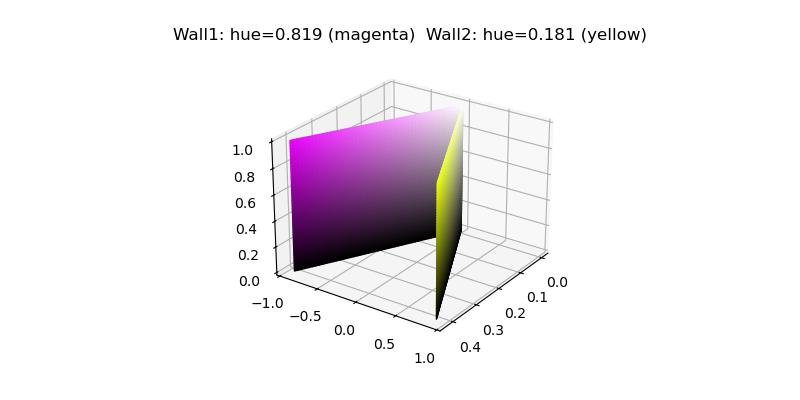

This figure's Python source:
"""Debug script to test wall rendering."""
import numpy as np
import matplotlib.pyplot as plt
from matplotlib.colors import hsv_to_rgb

n = 50
sat = np.linspace(0, 1, n)
value = np.linspace(0, 1, n)
sat_grid, value_grid = np.meshgrid(sat, value)

fig = plt.figure(figsize=(8, 4))
ax = fig.add_subplot(111, projection='3d')

# Wall 1: Magenta (hue=0.819) at angle -65 degrees
hue1 = 0.819
angle1 = np.radians(-65)
hsv1 = np.stack([np.full_like(sat_grid, hue1), sat_grid, value_grid], axis=-1)
colors1 = hsv_to_rgb(hsv1)
x1 = sat_grid * np.cos(angle1)
y1 = sat_grid * np.sin(angle1)
ax.plot_surface(x1, y1, value_grid, facecolors=colors1, shade=False)

# Wall 2: Yellow/orange (hue=0.181) at angle +65 degrees
hue2 = 0.181
angle2 = np.radians(65)
hsv2 = np.stack([np.full_like(sat_grid, hue2), sat_grid, value_grid], axis=-1)
colors2 = hsv_to_rgb(hsv2)
x2 = sat_grid * np.cos(angle2)
y2 = sat_grid * np.sin(angle2)
ax.plot_surface(x2, y2, value_grid, facecolors=colors2, shade=False)

ax.set_title(f"Wall1: hue={hue1:.3f} (magenta)  Wall2: hue={hue2:.3f} (yellow)")
ax.view_init(elev=25, azim=35)
fig.savefig("debug_walls.png", dpi=100)
print("Saved debug_walls.png")
